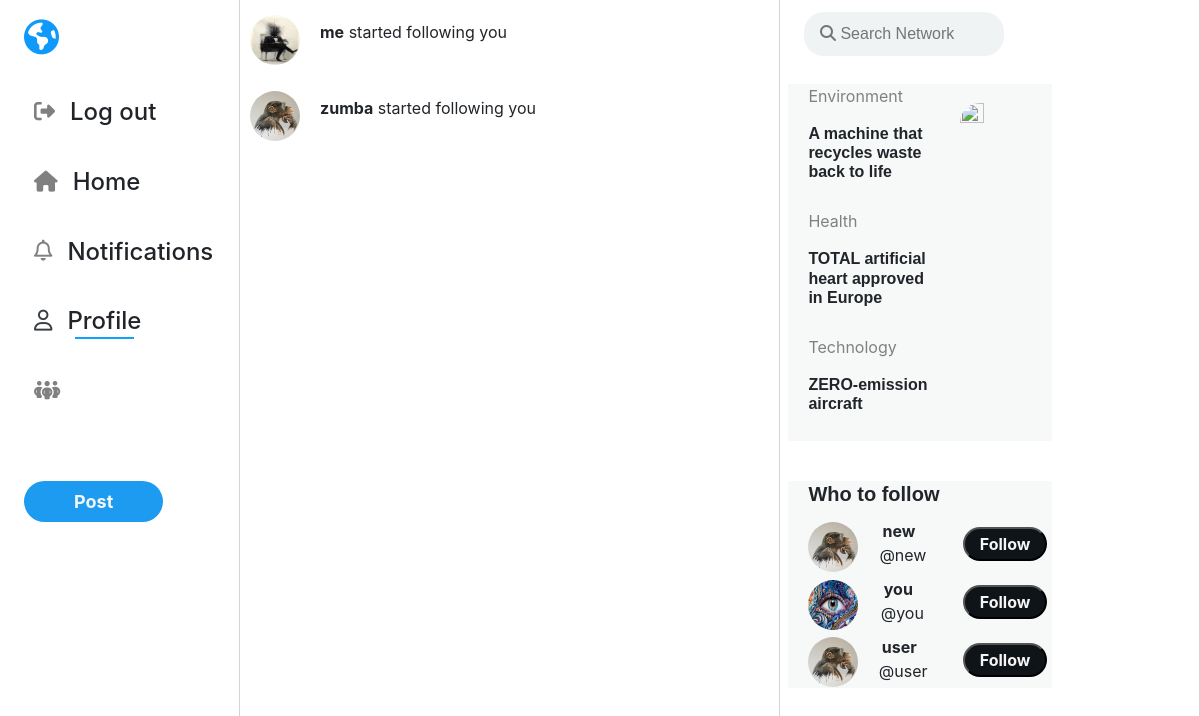
Page /notifications (signed in) on the committed database.
### network/models.py (models this page shows, shortened)
class Follower(models.Model):
    follower = models.ForeignKey(
        User, on_delete=models.CASCADE, related_name='follower', default=None)
    following = models.ForeignKey(
        User, on_delete=models.CASCADE, related_name='following', default=None)
    class Meta:
        unique_together = (('follower', 'following'),)

class User(AbstractUser):
    profile_image = models.ImageField(null=True, blank=True, upload_to="images/")
    cover_image = models.ImageField(null=True, blank=True, upload_to="cover/",default="cover/jaguar.jpg")
    bio = models.CharField(max_length=100, blank=True,default='Hello, im new!')

### network/views.py (the view)
# urls.py: path("notifications", views.notifications, name="notifications"),
def notifications(request):
    is_following = 0
    if request.user.is_authenticated:
        user = request.session['_auth_user_id']
        username = User.objects.get(id=user)
        followingList = Follower.objects.filter(follower=int(user))
        followersList = Follower.objects.filter(following=int(user))
        tmpJson = serializers.serialize("json",followersList)
        tmpObj = json.loads(tmpJson)
        x = json.dumps(tmpObj)
        print(x)
        likes = Like.objects.filter(post=OuterRef('id'), user_id=user)
        posts = Post.objects.filter().order_by(
            '-post_date').annotate(current_like=Count(likes.values('id')))
        '''
        '''
        currentUser = Follower.objects.filter(follower_id=user)
        userFollowing = []
        for i in currentUser:
            userFollowing.append(i.following_id)
        userList=[]
        users = User.objects.all()
        for i in users:
            userList.append(i.id)
        followSuggestions = [x for x in userList if x not in userFollowing]
        suggestionList = []
        for i in followSuggestions:
            x = User.objects.get(id=i)
            suggestionList.append(x)
        for i in followSuggestions:
            is_following = Follower.objects.filter(follower=user, following=i).count()
    else:
        posts = Post.objects.order_by('-post_date').all()
    paginator = Paginator(posts, MAX_POSTS_PER_PAGE)
    page_number = request.GET.get('page')
    page_obj = paginator.get_page(page_number)
    return render(request, "network/test.html", {
        "username":username,
        'posts': page_obj,
        'form': NewPostForm(),
        'form_edit': NewEditPostForm(),
        "followingList": followingList,
        "followersList":followersList,
        "xx":json.dumps(tmpObj),
        'suggestionList': random.sample(suggestionList, 3),
        "is_following": is_following
    })

### network/views.py
class NewPostForm(forms.Form):
    post_text = forms.Field(widget=forms.Textarea(
        {'rows': '2','id':'textPost', 'maxlength': 160, 'class': 'form-control', 'placeholder': "What's on your mind?",'style': "resize:none;float:right;padding-top:20px;padding-left:70px;font-size:large;",}), label="New Post", required=True)

class NewEditPostForm(forms.Form):
    id_post_edit_text = forms.Field(widget=forms.Textarea(
        {'rows': '3', 'maxlength': 160, 'class': 'form-control', 'placeholder': "What's happening?", 'id': 'id_post_edit_text'}), label="New Post", required=True)

### network/templates/network/test.html (shortened to what this page needs)
{% extends "network/layout.html" %}
{% load static %}
{% block body %}
<div class="mainA">
<div>
    {% for user in followersList %}
        <div class="profilePic">
            <img class="picture"  src="{{ user.follower.profile_image.url }}">
        </div>
    <div class="card">
        <div class="card-body">
            <p class="card-title"><a href="{% url 'profile' user.follower %}"><strong>{{user.follower}}</strong> started following you</a></p>
        </div>
    </div>
    {% empty %}
    <h3 style="margin:5% 0% 10% 15%;">No Notifications <br>- yet.</h3>
    {% endfor %}
</div>
</div>
{% endblock %}

### network/templates/network/layout.html (shortened to what this page needs)
{% load static %}
<!DOCTYPE html>
<html lang="en">
<head>
    <link rel="stylesheet" href="https://stackpath.bootstrapcdn.com/bootstrap/4.5.0/css/bootstrap.min.css"
>
    <link href="{% static 'network/styles.css' %}" rel="stylesheet">
    <link href="{% static 'network/responsive.css' %}" rel="stylesheet">
</head>
<body>
    <div class="welcomeDiv">
         <div class="firstDiv">
    <article class="leftSide smallerWidth">
        {% if user.is_authenticated %}
                <i id="globe" class="fas fa-globe-americas show"></i>
            <h4><a class="nav-link" href="{% url 'logout' %}"><i class="show m fas fa-sign-out-alt fa-sm"></i><hide>Log out</hide></a></h4>
            <h4><a class="nav-link" href="{% url 'index' %}"><i  class="show m fas fa-light fa-home fa-sm"></i><hide>Home</hide></a></h4>
             <h4><a class="nav-link" href="{% url 'notifications' %}"><i  class="show m far fa-bell fa-sm" ></i><hide>Notifications</hide></a></h4>
             <h4 ><a class="nav-link" href="{% url 'profile' user.username %}"><i style="color:rgb(60,64,68);" class="show m far fa-user fa-sm"></i><span class="underline"><hide>Profile</hide></span></a></h4>
             <h4 ><a class="nav-link" href="{% url 'mobile' %}"><i class="show m  fa-solid fa-people-group fa-sm"></i></a></h4>
            <h4 ></h4>
            <a onclick="postsForm();" class="postSide postButton" style="width:100%;height:100%;border-radius:40px;background-color:rgb(29,155,240);color:whitesmoke;padding:10px 50px;outline:none;font-weight:700;font-size:large;">Post</a>
        {% endif %}
    </article>
    </div>
        {% block body %}
        {% endblock %}
    <div class="rightDiv2 smallerWidth">
            <article id="searching" class="searchArticle" style="position:absolute;z-index:1000;">
                <input onclick="ontype();" id="searchUsers" type="text" class="inputS articleOneInput" placeholder="&#xF002; Search Network" >
            </article>
            <article class="articleTop">
            <article style="padding:0px 5px 20px 20px;position: relative;" >
                <a href="https://globalgoodness.ca/en/a-machine-that-recycles-waste-back-to-life/?gclid=EAIaIQobChMI_Lv_2dfP9QIVm_bjBx29dAkIEAAYASAAEgI04vD_BwE" target="_blank" rel="">
                <p class="articleTitle">Environment </p>
                <h5 class="articleInfo">A machine that recycles waste back to life</h5>
                <img class="articleImage" src="{% static 'network/news.jpg' %}">
                </a>
            </article>
            <article style="padding:0px 5px 20px 20px;position: relative;">
            <a href="https://globalgoodness.ca/en/total-artificial-hearts-approved-in-europe/?gclid=EAIaIQobChMI2crmtdjP9QIVfMiUCR0e7Ql0EAAYASAAEgIwJ_D_BwE" target="_blank" rel="">
                <p class="articleTitle">Health</p>
                <h5 class="articleInfo">TOTAL artificial heart approved in Europe</h5>
            </a>
            </article>
                <article style="padding:0px 5px 20px 20px;position: relative;">
                            <a href="https://globalgoodness.ca/en/zero-emission-aircraft/" target="_blank" rel="">
                <p class="articleTitle">Technology</p>
                <h5 class="articleInfo">ZERO-emission aircraft</h5>
                            </a>
            </article>
            {% if user.is_authenticated %}
             <article class="suggestion" style="padding:1px 5px 1px 20px;position: relative;border-top:40px solid white;">
                    <h5>Who to follow</h5>
                        {% for i in suggestionList %}
                    <div class="demo">
                        <span><img class="suggestionPic"  src="{{ i.profile_image.url }}"></span>
                        <a href="{% url 'profile' i %}">
                        <span class="middle"><strong>{{i}}</strong><br> <p style="padding-left:8px;">@{{i}}</p></span>
                        </a>
                        <span>
                            <button onclick="callThis();" id="btnSuggestions" class="btnS" data-id="{{i.id}}" type="button"  style="background-color:rgb(15,20,25);float:right;color:whitesmoke;font-weight:bold;padding:3px 15px;border-radius:50px;">Follow</button>
                        </span>
                    </div>
                        {% endfor %}
            </article>
            {% endif %}
        </article>
</div>
    </div>
</body>
</html>

### network/static/network/styles.css (style rules this page uses)
body { position:relative; }
h5 { font-weight: bold; }
.fa-globe-americas { font-size: 65px; color:rgb(15,154,251) ; margin-bottom: 30px; }
a { all: unset; }
#globe { font-size: 35px; color:rgb(15,154,251) ; margin-top: 20px; }
.welcomeDiv { overflow-x: hidden; width: 100vw; display: grid; grid-template-columns: 27% 37% 26%; grid-template-rows: 100vh; }
.welcomeDiv > div { border-right: 1px solid lightgray; }
.firstDiv { margin-left: 25%; border-right: 1px solid rgb(232,232,232); }
.rightDiv2 article article { background-color:rgb(247,249,249); }
.searchArticle { position: fixed; margin-left:2%; margin-top:1%; max-width: 22vw; border-radius:20px; }
.articleOneInput { border-radius:20px; font-family:Arial, FontAwesome; background-color:rgb(239,243,244); padding:10px 50px 10px 16px; border:hidden; }
a:link { text-decoration: none; }
.leftSide { position: fixed; align-content: left; width: 15%; height: 95%; }
.leftSide > h4 { margin-bottom: 15px; padding:5px 10px 5px 10px; }
.leftSide * { padding-left: 0; }
.inputS[type=text] { width: 200px; -webkit-transition: width .35s ease-in-out; transition: width .35s ease-in-out; }
.m { margin-right: 10px; padding-right:5px; color:gray; font-size:large; }
img { height: 100%; width: 100%; }
h5 { text-align: left; font-weight: bolder; font-family:Verdana, sans-serif; }
.profilePic { margin-top: 15px; margin-left: 10px; float: left; max-width: 25%; height: fit-content; }
.picture { margin:0 auto; height: 50px; width: 50px; border-radius: 50%; }
.card { height:fit-content; border:hidden; }
.articleTop { max-width: 22vw; height: 30vh; margin:20% 5% 0% 2%; border-radius: 20px; height:fit-content; }
.articleTitle { width:55%;color:gray; }
.articleInfo { width:55%; font-size:medium; }
.articleImage { width:30%; height:40%; position: absolute; top: 15%; right: 5%; border-radius:20px; }
.underline { background-image: linear-gradient(#0f9afb,#1af); background-position: bottom center; background-size: 80% 2px; background-repeat: no-repeat; padding-bottom: 4px; }
.postSide { outline:0; }
.mainA { border-right:1px solid lightgray; }
div.demo { display:table; width:100%; }
div.demo span { display:table-cell; }
div.demo .middle { display:inline-block; padding-top:5px; text-align:center; height: 10px; }
.suggestionPic { height: 50px; width: 50px; border-radius: 50%; margin-top:-20px; }

### network/static/network/responsive.css (style rules this page uses)
@media only screen and (max-width: 1420px) { .leftSide { width: 20%; } }
@media only screen and (max-width: 1200px) { .welcomeDiv { width: 100vw; display: grid; grid-template-columns: 20vw 45vw 35vw; grid-template-rows: 100vh; overflow-x: hidden; } }
@media only screen and (max-width: 1200px) { .firstDiv { margin-left: 2vw; } }

### rows in the picture
Follower: follower.profile_image (picture), follower "me"
Follower: follower.profile_image (picture), follower "zumba"
User: profile_image (picture), username "new"
User: profile_image (picture), username "you"
User: profile_image (picture), username "user"
